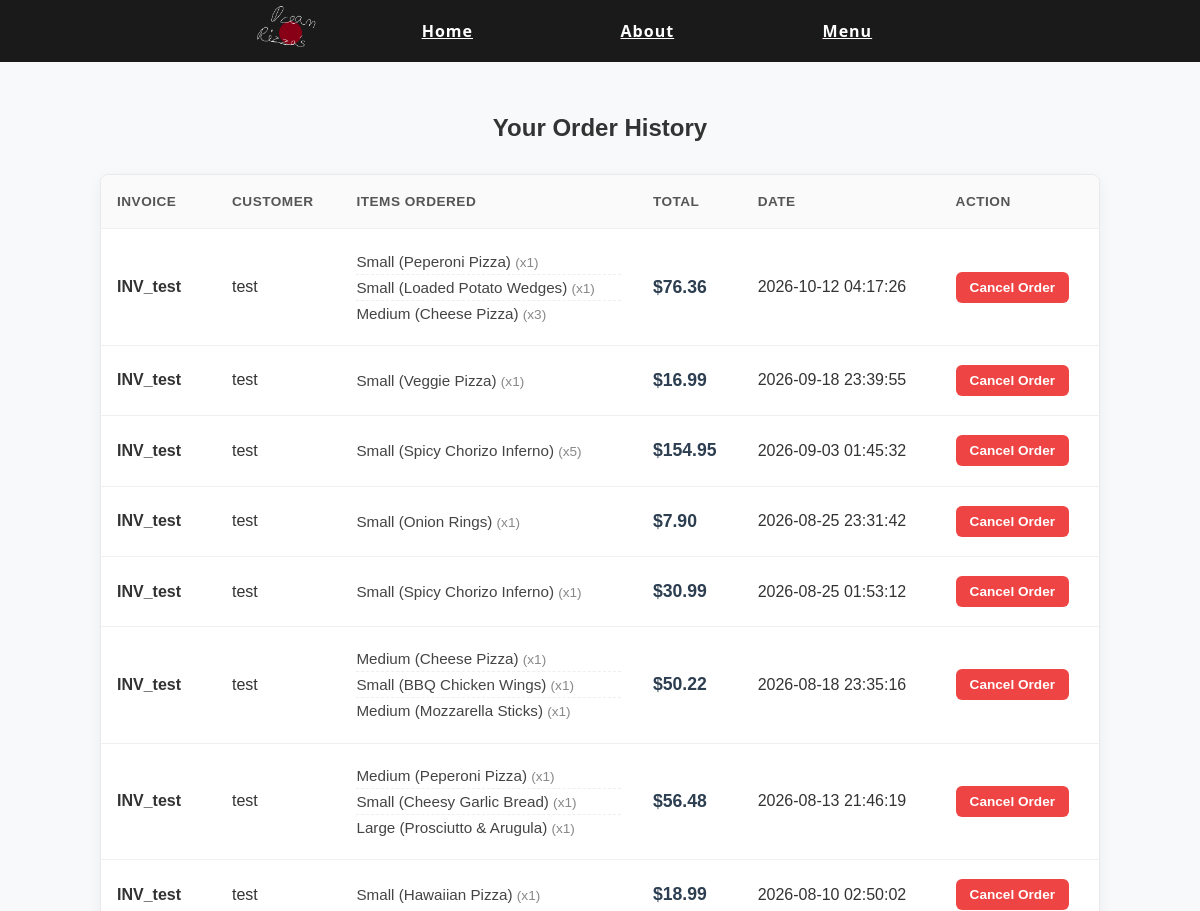
The page /order_history (upper part) on the database as committed earlier.
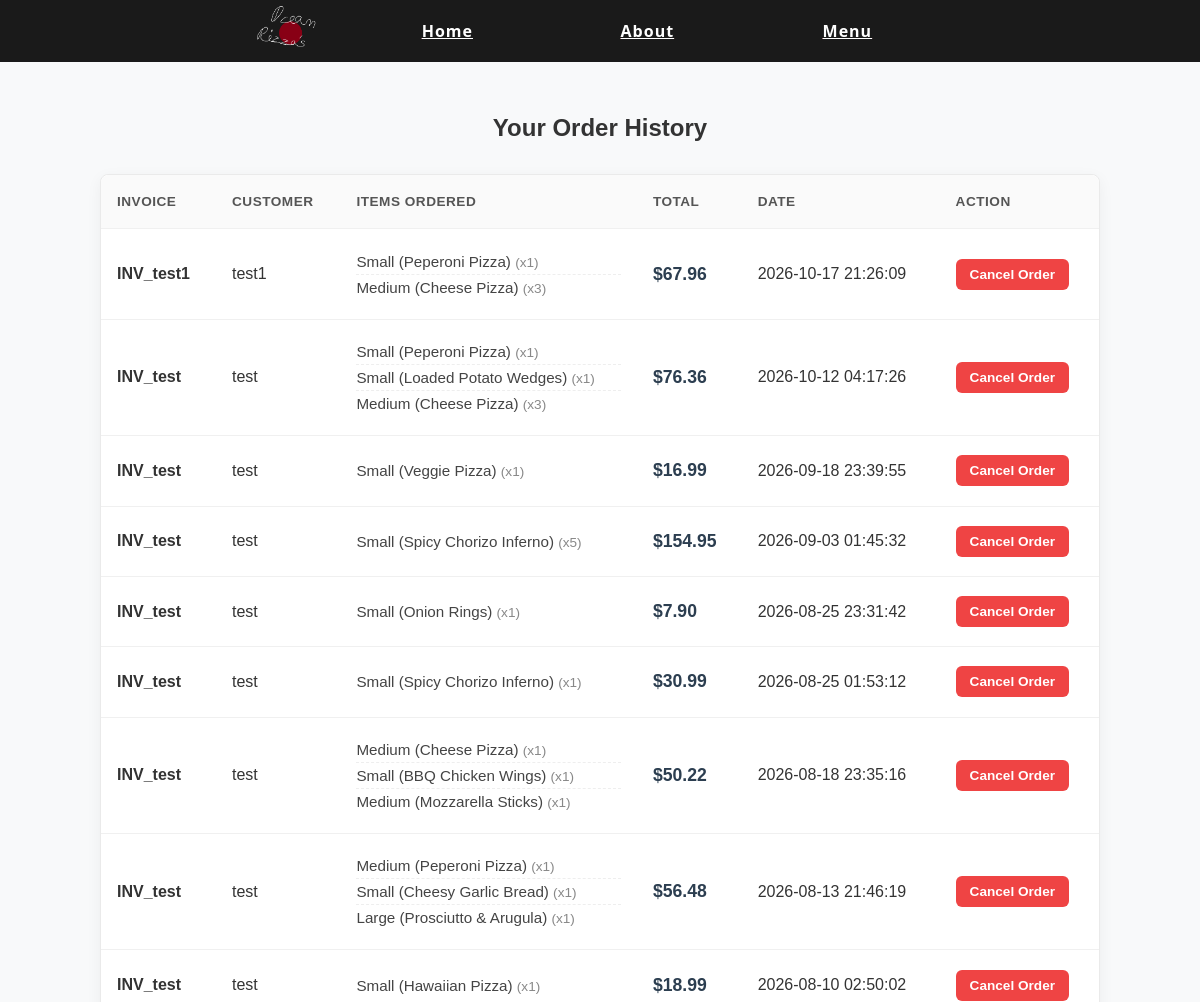
The same page on the database as committed later.
### tables this page shows
CREATE TABLE order_items (
            id INTEGER PRIMARY KEY AUTOINCREMENT,
            order_id INTEGER,
            item_name TEXT,
            size TEXT,
            quantity INTEGER,
            FOREIGN KEY(order_id) REFERENCES orders(id)
        );

CREATE TABLE orders (
            id INTEGER PRIMARY KEY AUTOINCREMENT,
            customer_name TEXT,
            contact TEXT,
            order_type TEXT,
            address TEXT,
            total REAL,
            order_date TIMESTAMP DEFAULT CURRENT_TIMESTAMP
        );

### app.py (the view)
@app.route('/order_history')
def order_history():
    conn = sqlite3.connect('dream_pizza.db')
    conn.row_factory = sqlite3.Row
    c = conn.cursor()
    c.execute('''
        SELECT orders.id, orders.customer_name, orders.total, orders.order_date,
               order_items.item_name, order_items.size, order_items.quantity
        FROM orders
        JOIN order_items ON orders.id = order_items.order_id
        ORDER BY orders.order_date DESC
    ''')
    rows = c.fetchall()
    conn.close()
    grouped_orders = {}
    for row in rows:
        order_id = row['id']
        if order_id not in grouped_orders:
            grouped_orders[order_id] = {
                'id': order_id,
                'invoice_number': f"INV_{row['customer_name'].replace(' ', '_')}",
                'customer_name': row['customer_name'],
                'total': row['total'],
                'invoice_date': row['order_date'],
                'items': {}
            }
        item_label = f"{row['size']} ({row['item_name']})"
        grouped_orders[order_id]['items'][item_label] = {'quantity': row['quantity']}
    orders = list(grouped_orders.values())
    return render_template('order_history.html', orders=orders)

### templates/order_history.html (shortened to what this page needs)
{% extends "template.html" %}
{% block content %}
    <div class="order-history-container">
        <h2 class="order-history-title">Your Order History</h2>
        {% if orders %}
            <div class="table-responsive">
                <table class="order-table">
                    <thead>
                        <tr>
                            <th>Invoice</th>
                            <th>Customer</th>
                            <th>Items Ordered</th>
                            <th>Total</th>
                            <th>Date</th>
                            <th>Action</th>
                        </tr>
                    </thead>
                    <tbody>
                        {% for order in orders %}
                            <tr>
                                <td><strong>{{ order['invoice_number'] }}</strong></td>
                                <td>{{ order['customer_name'] }}</td>
                                <td>
                                    <ul class="item-list">
                                        {% for item, details in order['items'].items() %}
                                            <li>{{ item }} <span class="qty-badge">(x{{ details['quantity'] }})</span></li>
                                        {% endfor %}
                                    </ul>
                                </td>
                                <td class="price-tag">${{ '%.2f' % order['total'] }}</td>
                                <td>{{ order['invoice_date'] }}</td>
                                <td>
                                    <form action="{{ url_for('cancel_saved_order', order_id=order['id']) }}" method="post" style="margin: 0;">
                                        <button type="submit" class="cancel-btn" onclick="return confirm('Are you sure you want to cancel this order? This cannot be undone.')">Cancel Order</button>
                                    </form>
                                </td>
                            </tr>
                        {% endfor %}
                    </tbody>
                </table>
            </div>
        {% else %}
            <div class="no-orders">
                <h3>No orders found</h3>
                <p>Looks like you haven't placed any orders yet. <a href="{{ url_for('menu') }}">Check out our menu!</a></p>
            </div>
        {% endif %}
    </div>
{% endblock %}

### templates/template.html (shortened to what this page needs)
<!DOCTYPE html>
<html lang="en">
<head>
    <link rel="stylesheet" href="{{ url_for('static', filename='css/style.css') }}">
</head>
<body>
    <header>
        <nav class="main-links">
            <img src="{{ url_for('static', filename='css/images/dream-pizza.png') }}" alt="Dream Pizzas Logo" class="logo">
            <ul>
                <li><a href="{{ url_for('index') }}"
                    class="{{ 'active' if active_page == 'index' else '' }}">
                    Home</a></li>
                <li><a href="{{ url_for('about') }}"
                    class="{{ 'active' if active_page == 'about' else '' }}">
                    About</a></li>
                <li><a href="{{ url_for('menu') }}"
                    class="{{ 'active' if active_page == 'menu' else '' }}">
                    Menu</a></li>
            </ul>
        </nav>
    </header>
    <main>
        {% block content %}{% endblock %}
    </main>
</body>
</html>

### static/css/style.css (style rules this page uses)
html, body { margin: 0; padding: 0; font-family: 'Segoe UI', Tahoma, Geneva, Verdana, sans-serif; height: 100%; background-color: #f8f9fa; color: #333; }
h1, h2, h3 { color: #1A1A1A; }
.main-links img { height: 60px; margin-right: 20px; justify-self: start; }
.main-links { background-color: #1A1A1A; display: flex; box-sizing: border-box; align-items: center; justify-content: center; }
.main-links ul { display: flex; align-content: center; justify-content: center; margin: 0; padding: 0; height: 100%; width: 100%; max-width: 600px; list-style: none; text-decoration: underline solid #E63946; }
.main-links ul li { display: flex; flex: 1; align-items: center; justify-content: center; }
ul a { color: white; text-decoration: underline solid white; height: 100%; display: block; text-align: center; box-sizing: border-box; white-space: nowrap; flex: 1; padding: 20px 0; font-weight: bold; letter-spacing: 1px; }
main { padding: 20px; max-width: 1200px; margin: 0 auto; }
table { width: 100%; border-collapse: collapse; background: white; border-radius: 8px; overflow: hidden; box-shadow: 0 2px 8px rgba(0,0,0,0.05); }
th, td { padding: 15px; text-align: left; border-bottom: 1px solid #eee; }
th { background-color: #f1f1f1; font-weight: bold; }
button, .home-order-btn { background-color: #E63946; color: white; border: none; padding: 10px 20px; cursor: pointer; border-radius: 4px; font-weight: bold; font-size: 1em; text-decoration: none; display: inline-block; transition: background-color 0.2s; }
img { max-width: 100%; height: auto; border-radius: 4px; }
.order-history-container { max-width: 1000px; margin: 2rem auto; padding: 0 1rem; font-family: Arial, sans-serif; }
.order-history-title { text-align: center; margin-bottom: 2rem; color: #333; }
.table-responsive { overflow-x: auto; background: #fff; border-radius: 8px; box-shadow: 0 4px 15px rgba(0, 0, 0, 0.05); border: 1px solid #eaeaea; }
.order-table { width: 100%; border-collapse: collapse; min-width: 800px; }
.order-table th, .order-table td { padding: 1.2rem 1rem; text-align: left; vertical-align: middle; border-bottom: 1px solid #f0f0f0; }
.order-table th { background-color: #fafafa; font-weight: 600; color: #555; text-transform: uppercase; font-size: 0.85rem; letter-spacing: 0.5px; }
.item-list { list-style: none; padding: 0; margin: 0; }
.item-list li { padding: 4px 0; font-size: 0.95rem; color: #444; border-bottom: 1px dashed #eee; }
.item-list li:last-child { border-bottom: none; }
.qty-badge { color: #888; font-size: 0.85rem; }
.price-tag { font-weight: 700; color: #2c3e50; font-size: 1.1rem; }
.cancel-btn { background-color: #ef4444; color: white; border: none; padding: 8px 14px; border-radius: 6px; cursor: pointer; font-size: 0.85rem; font-weight: 600; transition: background-color 0.2s ease; }

Rows that differ between the two databases and show on the page:
added order_items: invoice_number "INV_test1", customer_name "test1", items "Small (Peperoni Pizza)" "Medium (Cheese Pizza)", quantity "1" "3", invoice_date "2026-10-17 21:26:09"
added orders: total "67.96"
